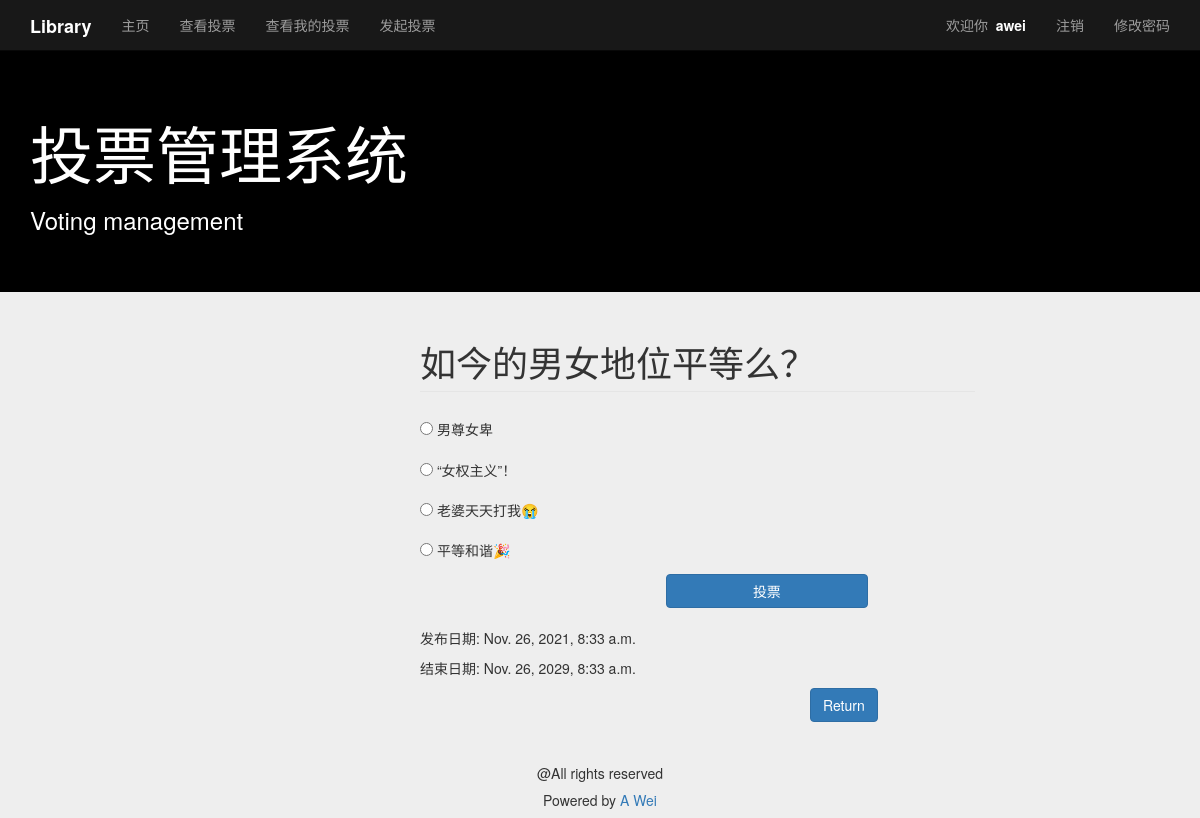
Screenshot of /tes/polls_detail/4/ (signed in) with the database file from the repository.
### tes/models.py (models this page shows, shortened)
class Question(models.Model):
    author_name = models.ForeignKey(User, on_delete=models.CASCADE, verbose_name='作者')
    question_text = models.CharField(max_length=200)
    ready = models.IntegerField(default=0)  # 管理员审核  如果可以，ready 加 1 。显示在投票系统中。
    created_datetime = models.DateTimeField(auto_now_add=True, verbose_name='创建时间')
    end_date = models.DateTimeField(null=True, blank=True, verbose_name='结束日期')
    objects = None

class Choice(models.Model):
    question = models.ForeignKey(Question, on_delete=models.CASCADE)
    choice_text = models.CharField(max_length=200)
    votes = models.IntegerField(default=0)

### tes/views.py (the view)
# urls.py: path('polls_detail/<int:questions_id>/', views.polls_detail, name='polls_detail'),
@login_required
def polls_detail(request, questions_id=1):
    user = request.user
    question = get_object_or_404(Question, pk=questions_id)
    content = {
        'user': user,
        'active_menu': 'view_book',
        'question': question
    }
    return render(request, 'tes/polls_detail.html', content)

### tes/templates/tes/polls_detail.html (shortened to what this page needs)
{% extends "tes/base.html" %}
{% block content %}
<div class="container">
    <div class="row">
        <div class="col-md-6 col-md-offset-4">
            <form action="{% url 'vote' question.id %}" method="post">
                <fieldset>
                    <legend><h1 class="text-left">{{ question.question_text }}</h1></legend>
                    {% for choice in question.choice_set.all %}
                    <input type="radio" name="choice" id="choice_{{ choice.id }}"
                           value="{{choice.id}}">
                    <label for="choice_{{ choice.id }}"><h5>{{ choice.choice_text}}</h5></label>
                    {% endfor %}
                    <div class="form-group">
                        <div class="col-md-5 col-md-offset-5">
                            <input class="btn btn btn-primary btn-block" type="submit"
                                   value="投票">
                        </div>
                    </div>
                </fieldset>
                <br>
                <p>发布日期: {{ question.created_datetime }}</p>
                <p>结束日期: {{ question.end_date }}</p>
            </form>
        </div>
        <div class="form-group">
            <div class="col-md-1 col-md-offset-8">
                <a class="btn btn btn-primary btn-block"
                   href="{% url 'polls_list'  %}">Return</a>
            </div>
        </div>
    </div>
</div>
{% endblock %}

### tes/templates/tes/base.html (shortened to what this page needs)
<!DOCTYPE html>
<html lang="zh-cn">
<head>
    {% load static %}
    <link rel="stylesheet" type="text/css" href="{% static 'css/bootstrap.min.css'%}">
    <link rel="stylesheet" type="text/css" href="{% static 'css/base.css'%}">
</head>
<body>
<nav style="background-color:#181818;" class="navbar navbar-inverse navbar-fixed-top" role="navigation">
    <div  class="container">
        <div class="navbar-header">
            <a style="color:#FFF" href="{% url 'homepage' %}" class="navbar-brand"><strong>Library</strong></a>
        </div>
        <div id='collapse' class='collapse navbar-collapse'>
                <ul class="nav navbar-nav">
                    <li style="color:#A9A9A9"  id="homepage"><a href="{% url 'homepage' %}">主页</a></li>
                    {% if user.is_active %}
                        <li id="view_polls"><a href="{% url 'polls_list' %}">查看投票</a></li>
                        <li id="view_polls_my"><a href="{% url 'polls_list_my' %}">查看我的投票</a> </li>
                        <li id="add_polls"><a href="{% url 'add_polls' %}">发起投票</a> </li>
                    {% endif %}
                </ul>
                <ul class="nav navbar-nav navbar-right">
                    {% if user.is_active %}
                        <li><p class="navbar-text">欢迎你&nbsp;&nbsp;<span id="base_name">{{ user.username }}</span></p>
                        </li>
                        <li><a href="{% url 'logout' %}">注销</a></li>
                        <li><a href="{% url 'change_password' %}" autofocus>修改密码</a></li>
                    {% else %}
                        <li><a href="{% url 'sign_up' %}">注册</a></li>
                        <li><a href="{% url 'login' %}">登录</a></li>
                    {% endif %}
                </ul>
        </div>
    </div>
</nav>
<header style="background-color:#000000;" class="jumbotron subhead" id="header-base">
    <div  class="container">
        <h1 style="color:#FFF">投票管理系统</h1>
        <h3 style="color:#FFF">Voting management</h3>
    </div>
</header>
{% block content %}{% endblock %}
<footer class="footer" role="contentinfo">
    <hr>
    <div class="container">
        <p class="text-center">@All rights reserved</p>
        <h5 class="text-center"> Powered by&nbsp;<a href="https://www.baidu.com">A Wei</a></h5>
    </div>
</footer>
</body>
</html>

### tes/static/css/base.css (style rules this page uses)
body { padding-top:50px; background-color: #eeeeee; }
#header-base { background-color: #000; color:#fff; }
#base_name { color: #fff; font-weight: bold; }

### rows the page displays
Question: question_text "如今的男女地位平等么？", created_datetime "Nov. 26, 2021, 8:33 a.m.", end_date "Nov. 26, 2029, 8:33 a.m."
Choice: choice_text "男尊女卑"
Choice: choice_text "“女权主义”！"
Choice: choice_text "老婆天天打我😭"
Choice: choice_text "平等和谐🎉"

### other values shown
{{ user.username }} "awei"
